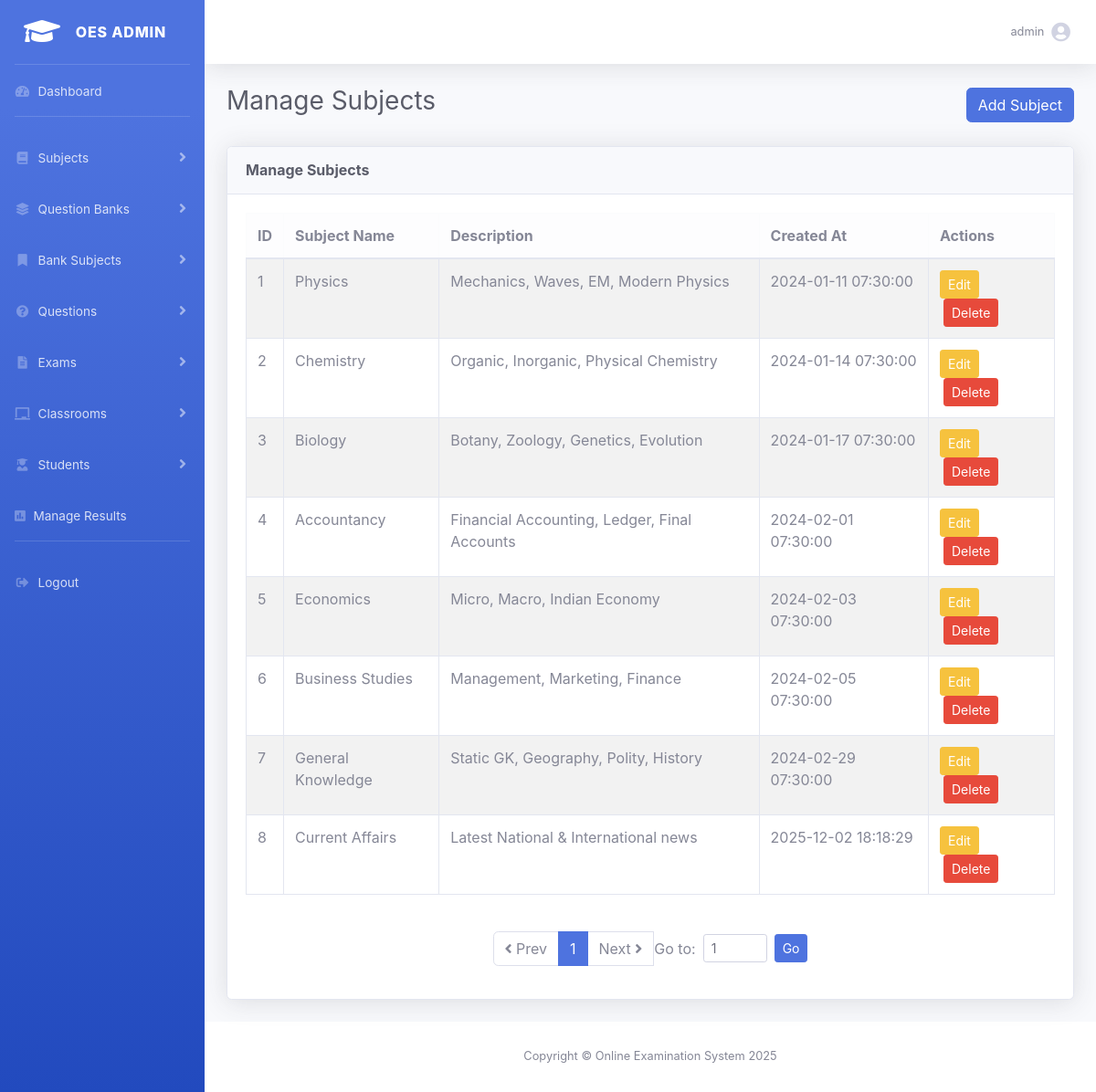
/admin.php?action=manageSubjects (signed in), run on an earlier commit of the app's database.
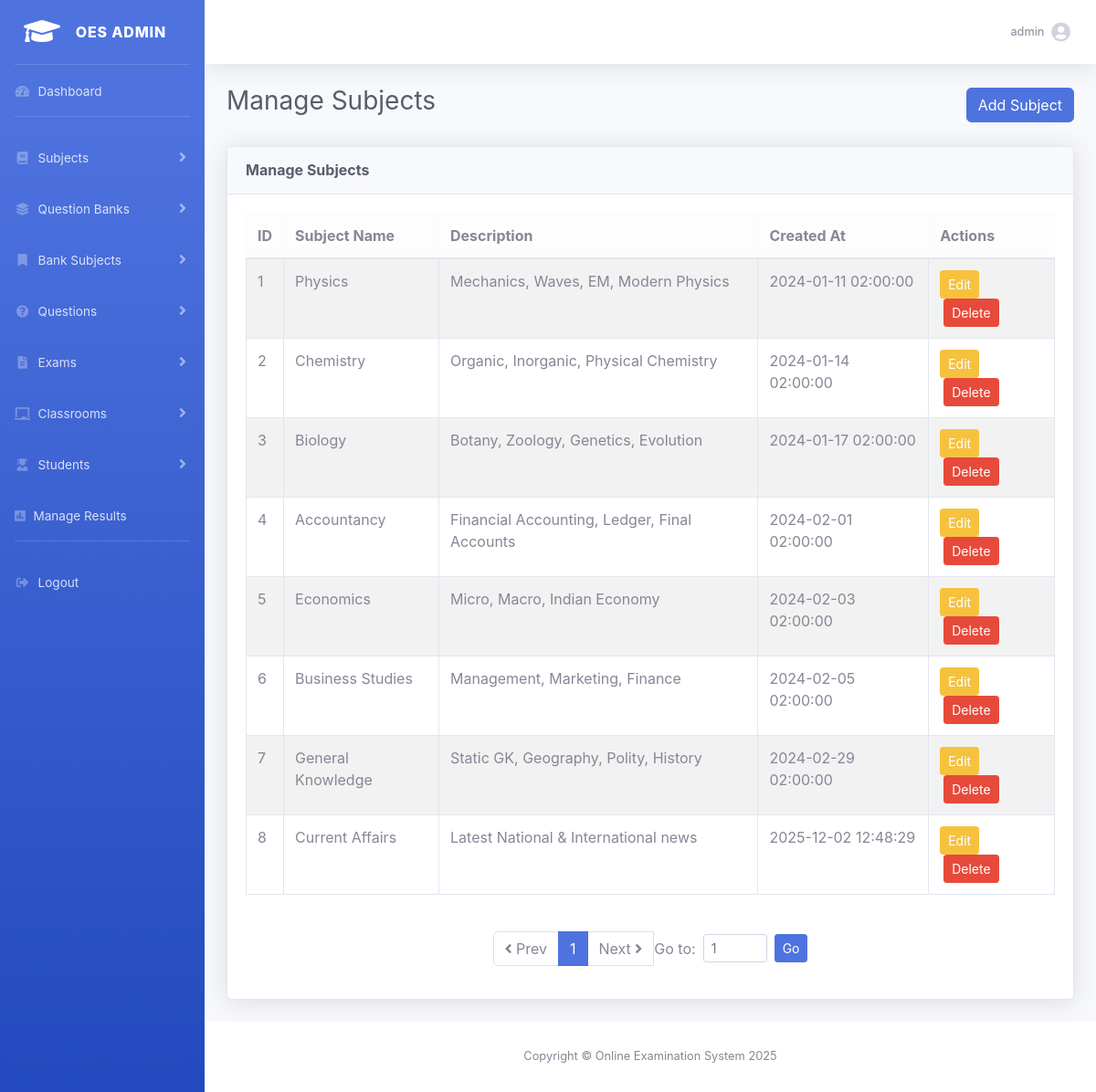
And on a later commit of the database.
### tables this page shows
CREATE TABLE `subjects` (
  `subject_id` int(11) NOT NULL,
  `subject_name` varchar(100) NOT NULL,
  `description` text DEFAULT NULL,
  `created_at` timestamp NOT NULL DEFAULT current_timestamp()
);

### templates/subjects/manage_subjects.php (the view, shortened to what the changed rows need)
<?php
$results = $results ?? [
    'pageTitle'   => 'Manage Subjects',
    'message'     => '',
    'subjects'    => [],
    'currentPage' => 1,
    'totalPages'  => 1,
    'total'       => 0,
    'perPage'     => 25
];
$subjects    = $results['subjects'];
?>
<?php include __DIR__ . "/../include/header.php"; ?>
<div id="wrapper">
    <div id="content-wrapper" class="d-flex flex-column">
        <div id="content">
            <div class="container-fluid">
                <div class="d-flex justify-content-between align-items-center mb-4">
                    <h1 class="h3 text-gray-800"><?= htmlspecialchars($results['pageTitle']) ?></h1>
                </div>
                <div class="card shadow mb-4">
                    <div class="card-body">
                        <div class="table-responsive">
                            <table class="table table-bordered table-striped">
                                <thead class="table-light">
                                    <tr>
                                        <th>ID</th>
                                        <th>Subject Name</th>
                                        <th>Description</th>
                                        <th>Created At</th>
                                        <th>Actions</th>
                                    </tr>
                                </thead>
                                <tbody>
                                    <?php if (!empty($subjects)): ?>
                                        <?php foreach ($subjects as $subject): ?>
                                            <tr>
                                                <td><?= $subject['subject_id'] ?></td>
                                                <td><?= htmlspecialchars($subject['subject_name']) ?></td>
                                                <td><?= htmlspecialchars($subject['description'] ?? '-') ?></td>
                                                <td><?= htmlspecialchars($subject['created_at'] ?? '-') ?></td>
                                                <td>
                                                    <a class="btn btn-sm btn-warning"
                                                       href="<?= BASE_URL ?>/admin.php?action=editSubject&id=<?= $subject['subject_id'] ?>">
                                                       <i class="bi bi-pencil-square"></i> Edit
                                                    </a>
                                                    <form method="get" action="<?= BASE_URL ?>/admin.php" style="display:inline-block; margin:0 4px;"
                                                          onsubmit="return confirm('Are you sure you want to delete this subject?');">
                                                        <button type="submit" class="btn btn-sm btn-danger">
                                                            <i class="bi bi-trash"></i> Delete
                                                        </button>
                                                    </form>
                                                </td>
                                            </tr>
                                        <?php endforeach; ?>
                                    <?php else: ?>
                                        <tr>
                                            <td colspan="5" class="text-center">No subjects found.</td>
                                        </tr>
                                    <?php endif; ?>
                                </tbody>
                            </table>
                        </div>
                    </div>
                </div>
            </div>
        </div>
        <?php include __DIR__ . "/../include/footer.php"; ?>

What changed in the data, as far as the page shows it:
changed subjects "Physics": created_at "2024-01-11 07:30:00" → "2024-01-11 02:00:00"
changed subjects "Chemistry": created_at "2024-01-14 07:30:00" → "2024-01-14 02:00:00"
changed subjects "Biology": created_at "2024-01-17 07:30:00" → "2024-01-17 02:00:00"
changed subjects "Accountancy": created_at "2024-02-01 07:30:00" → "2024-02-01 02:00:00"
changed subjects "Economics": created_at "2024-02-03 07:30:00" → "2024-02-03 02:00:00"
changed subjects "Business Studies": created_at "2024-02-05 07:30:00" → "2024-02-05 02:00:00"
changed subjects "General Knowledge": created_at "2024-02-29 07:30:00" → "2024-02-29 02:00:00"
changed subjects "Current Affairs": created_at "2025-12-02 18:18:29" → "2025-12-02 12:48:29"
